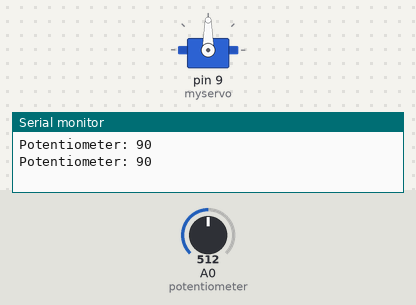
This sketch was run on a simulated Arduino Uno, built with avr-gcc and run on an emulated ATmega328P. On the bench: servo, the last lines printed to the serial monitor. The test bench sets the inputs (shaded band); at power-on: A0 (potentiometer) = 512.

Above: at 1.8 s.
1.9 s: A0 (potentiometer) set to 716
At 2.4 s:
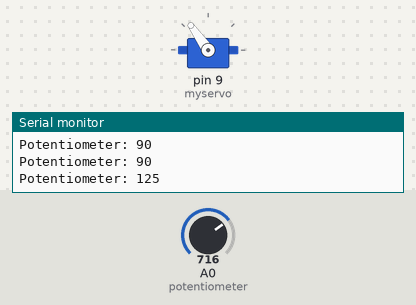
3.5 s: A0 (potentiometer) set to 900
At 5.1 s:
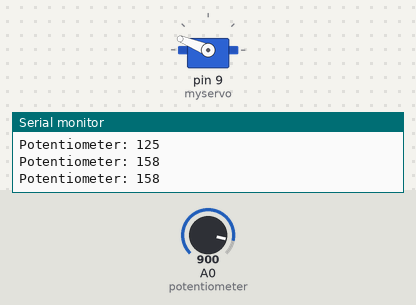
5.5 s: A0 (potentiometer) set to 1023
At 6.7 s:
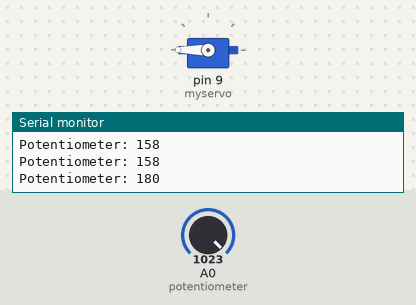
7.5 s: A0 (potentiometer) set to 306
At 9.2 s:
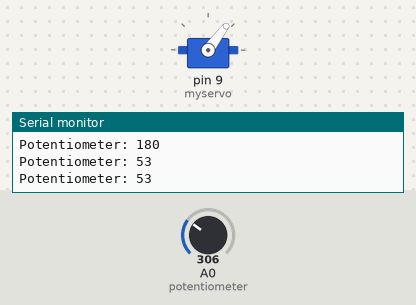
9.5 s: A0 (potentiometer) set to 122
At 11.0 s:
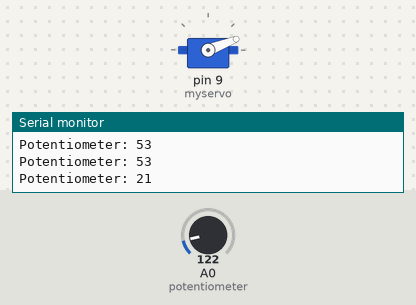
11.5 s: A0 (potentiometer) set to 0
At 12.6 s:
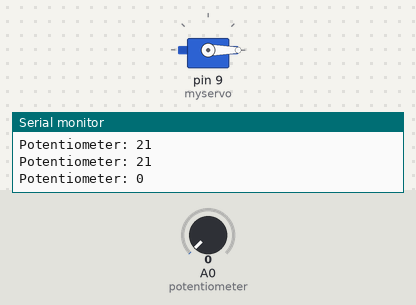
Timing chart, 0 to 14.5 s (numbered marks = the images above; inputs shaded):
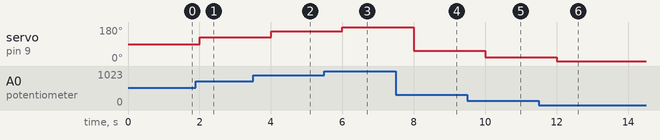

The sketch:

sketch_apr13b.ino
```cpp
#include <Servo.h>

Servo myservo;
String input;
int degree;
String serialInput = "";
int serialDegree = 0;

int potpin = 0;
int val;

int steps = 1;

void setup() {
  myservo.attach(9,1000,2000);
  Serial.begin(9600);
  degree = 0;
  input = "";
}

void loop() {
    Serial.print("Potentiometer: ");
    val = analogRead(A0);            // reads the value of the potentiometer (value between 0 and 1023)
    val = map(val, 0, 1023, 0, 180);     // scale it to use it with the servo (value between 0 and 180)
    Serial.println(val);
    myservo.write(val);
    delay(1000);
}
```

Measured:
- after the input at 1.9 s, servo on pin 9 (myservo): 90° → 125° after 0.10 s
- after the input at 3.5 s, servo on pin 9 (myservo): 125° → 158° after 0.50 s
- after the input at 5.5 s, servo on pin 9 (myservo): 158° → 180° after 0.50 s
- after the input at 7.5 s, servo on pin 9 (myservo): 180° → 53° after 0.50 s
- after the input at 9.5 s, servo on pin 9 (myservo): 53° → 21° after 0.51 s
- after the input at 11.5 s, servo on pin 9 (myservo): 21° → 0° after 0.51 s
